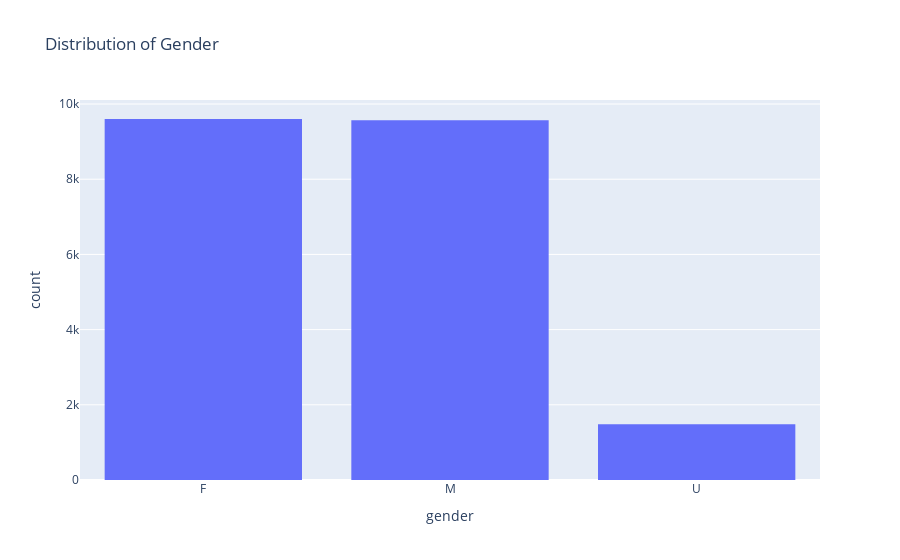

The cell this chart's notebook holds for it:
### Code cell
px.histogram(df,x = 'gender',title = 'Distribution of Gender')

### Figure 1 — Plotly figure (JSON) as saved in the notebook; plotly's stock layout.template omitted (floating-point values rounded to 4 significant figures; data arrays with more than 128 entries replaced by an {"elided": "..."} marker saying what was removed)
{"data": [{"alignmentgroup": "True", "bingroup": "x", "hovertemplate": "gender=%{x}<br>count=%{y}<extra></extra>", "legendgroup": "", "marker": {"color": "#636efa", "pattern": {"shape": ""}}, "name": "", "offsetgroup": "", "orientation": "v", "showlegend": false, "type": "histogram", "x": {"elided": "20658 str values"}, "xaxis": "x", "yaxis": "y"}], "layout": {"autosize": true, "barmode": "relative", "legend": {"tracegroupgap": 0}, "title": {"text": "Distribution of Gender"}, "xaxis": {"anchor": "y", "autorange": true, "domain": [0, 1], "range": [-0.5, 2.5], "title": {"text": "gender"}, "type": "category"}, "yaxis": {"anchor": "x", "autorange": true, "domain": [0, 1], "range": [0, 10110.0], "title": {"text": "count"}}}}
